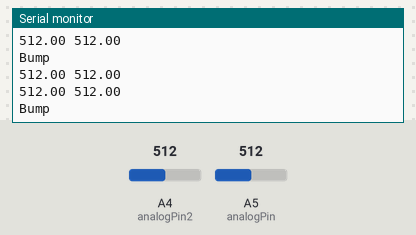
Bench run of a sketch on a simulated Arduino Uno, built with avr-gcc and run on an emulated ATmega328P. Parts: the last lines printed to the serial monitor. The test bench sets the inputs (shaded band); at power-on: A4 (analogPin2) = 512, A5 (analogPin) = 512.

Above: at 1.2 s.
1.3 s: A4 (analogPin2) set to 716
At 2.2 s:
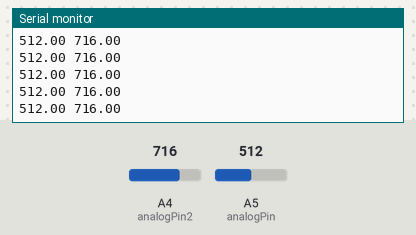
4.3 s: A5 (analogPin) set to 527
At 4.8 s:
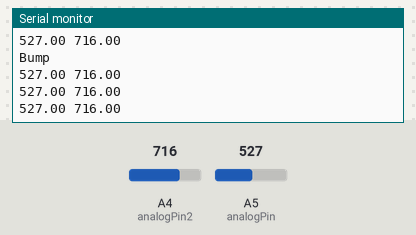
5.8 s: A5 (analogPin) set to 511
At 6.5 s:
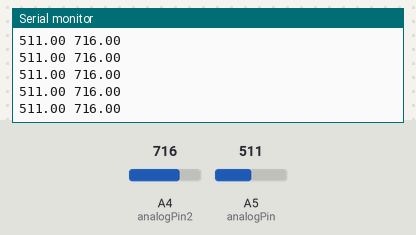
7.3 s: A4 (analogPin2) set to 900
At 8.0 s:
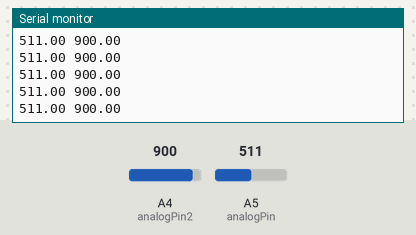
Timing chart, 0 to 9.8 s (numbered marks = the images above; inputs shaded):
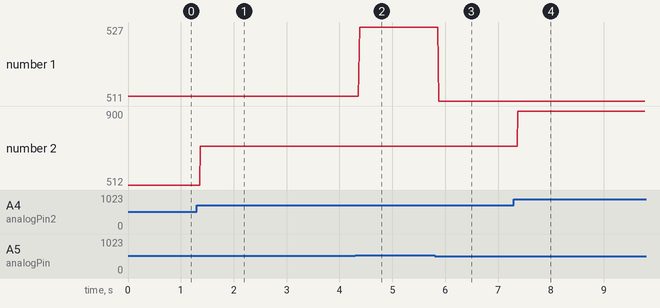

The sketch:

2MuscleSensor.ino
```cpp
int analogPin = A5;
int analogPin2 = A4;


uint16_t counter = 0;

double val = 0;
double val2 = 0;
double last = 0;
double avgVol = 0;
double avgBump = 0;

double minVal = 0;
double lastMin = 0;
double avgMin = 0;
double avgMinBump = 0;

double maxVal = 0;
double lastMax = 0;
double avgMax = 0;
double avgMaxBump = 0;


boolean bump = false;


void setup()
{
  Serial.begin(9600);              //  setup serial
}

void loop(){
  val = analogRead(analogPin);     // read the input pin
  val2 = analogRead(analogPin2);     // read the input pin

  avgVol = (avgVol*.95 + val*.05);
  avgMin = (avgMin*.95 + minVal*.05);
  avgMax = (avgMax*.95 + maxVal*.05);

  if (val > maxVal) {
    maxVal = val;
  }
  if (val < minVal){
    minVal = val;
  }

  if (val - last > avgVol - last && avgVol - last > 0){
    avgBump = (avgBump + (val - last)) / 2.0;
  }

  if (maxVal - lastMax > avgMax - lastMax && avgMax - lastMax > 0){
    avgMaxBump = avgMaxBump*.95 + (maxVal - lastMax)*.05;
  }


  maxVal = maxVal*.95 + val*.05;
  minVal = minVal*.95 + val*.05;

  //bump = (val - last) > (avgBump + 10) || (val - last) < (avgBumpU + 10);

  if (bump){
    bump = false;
  } else{
    bump = (maxVal - lastMax) > avgMaxBump + 5;
  }


  if (counter < 5) {
    minVal = val;
    maxVal = val;
  }
//  else if (counter < 10){
//
//  }

  counter++;

  if(bump){
    Serial.println("Bump");
  }


//  Serial.print(maxVal - lastMax);
//  Serial.print(" ");
//  Serial.println(avgMaxBump + 5);
//  Serial.print(" ");
  Serial.print(val);
  Serial.print(" ");
  Serial.println(val2);
//  Serial.print(" ");
//  Serial.println(maxVal);
}
```

Measured:
- after the input at 1.3 s, the serial monitor: prints a new line after 0.07 s (image 1)
- after the input at 4.3 s, the serial monitor: prints a new line after 0.08 s (image 2)
- after the input at 5.8 s, the serial monitor: prints a new line after 0.08 s (image 3)
- after the input at 7.3 s, the serial monitor: prints a new line after 0.08 s (image 4)
- plotted number 1: 512 → 527 after the input at 4.3 s, 527 → 511 after the input at 5.8 s
- plotted number 2: 512 → 716 after the input at 1.3 s, 716 → 900 after the input at 7.3 s
